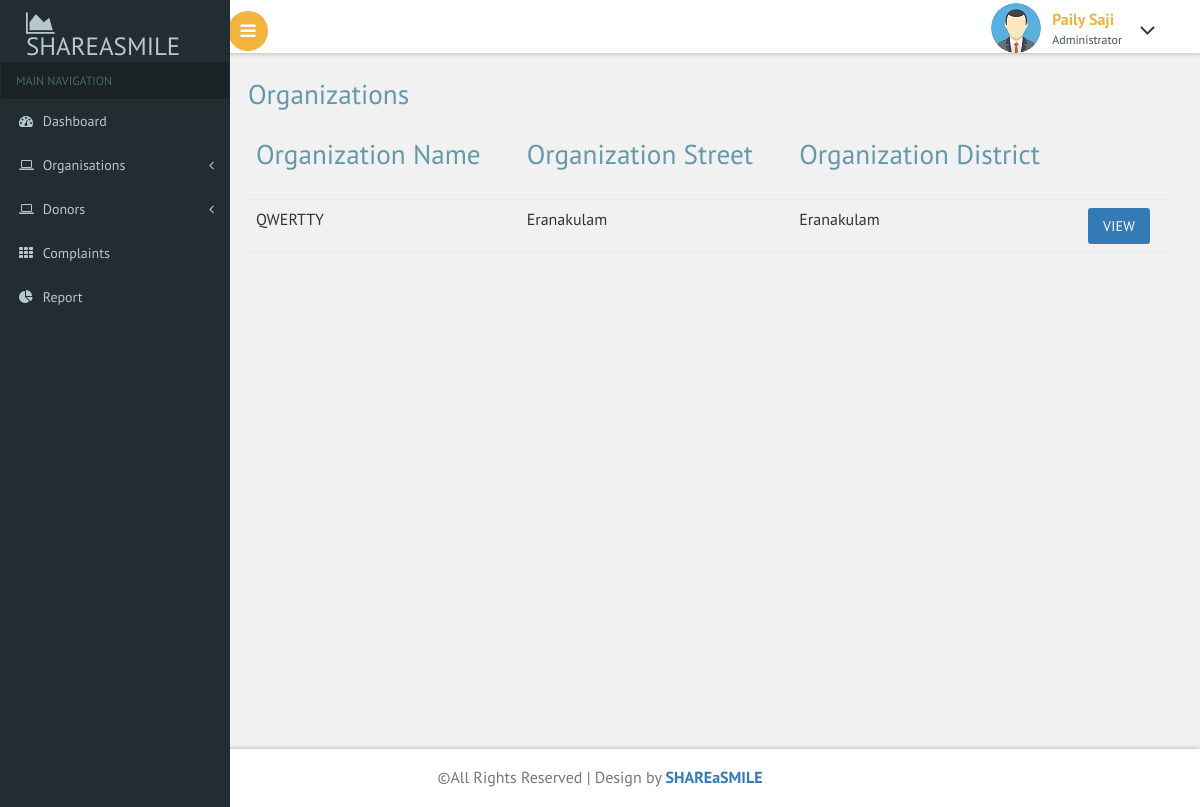
/admin/organizations.php, run on an earlier commit of the app's database.
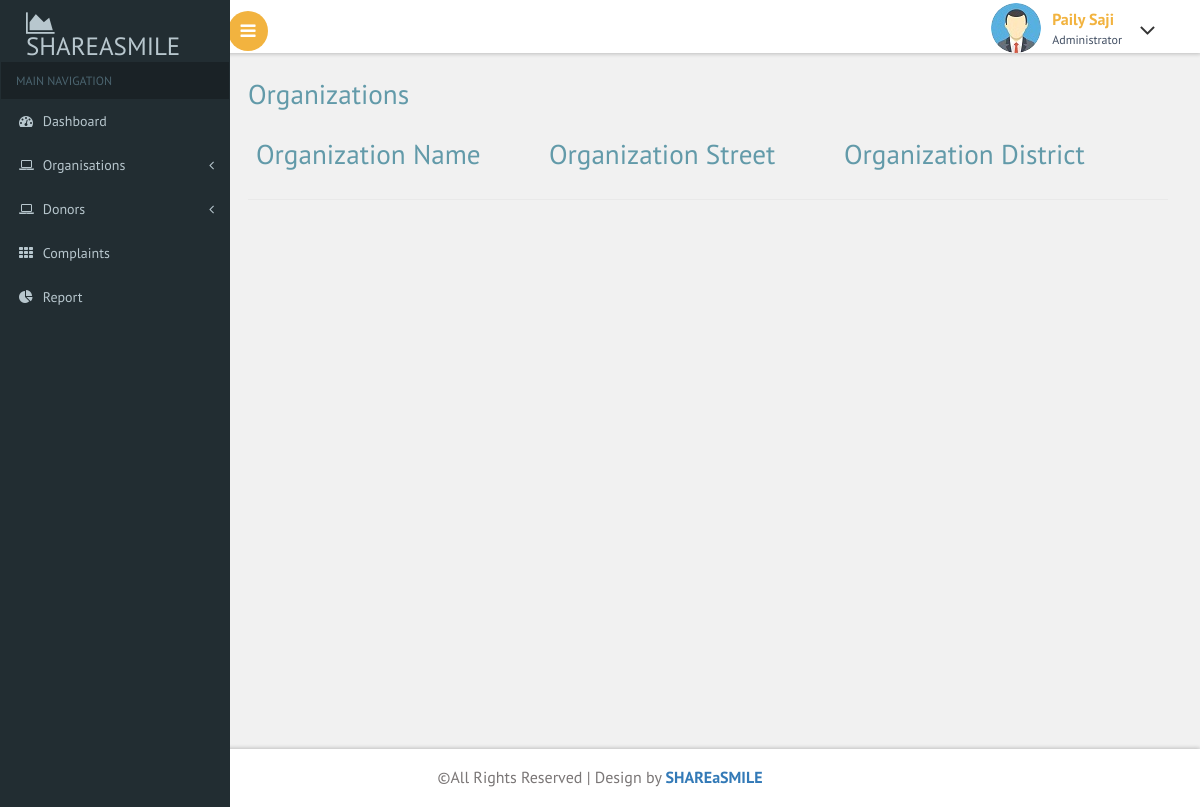
And on a later commit of the database.
### tables this page shows
CREATE TABLE `registration_organisation` (
  `full_name` varchar(100) NOT NULL,
  `email` varchar(100) NOT NULL,
  `phone` varchar(20) NOT NULL,
  `street` varchar(100) NOT NULL,
  `district` varchar(100) NOT NULL,
  `pincode` varchar(10) NOT NULL,
  `organisation_id` int(11) NOT NULL,
  `organisation_name` varchar(100) NOT NULL,
  `organisation_email` varchar(100) NOT NULL,
  `organisation_phone` varchar(20) NOT NULL,
  `organisation_street` varchar(100) NOT NULL,
  `organistion_district` varchar(100) NOT NULL,
  `organisation_pincode` varchar(10) NOT NULL,
  `organisation_licence_number` varchar(50) NOT NULL,
  `organisation_licence_file` varchar(200) NOT NULL,
  `verify_status` int(11) NOT NULL
);

### admin/organizations.php (the view)
<?php
include("header.php");
?>
			<div id="page-wrapper">
			<div class="main-page"><h2 class="title1">Organizations</h2>
				<table class="table table-hover">
					<thead>
					<th>
					<h2 class="title1">Organization Name</he>
					</th>
					<th>
					<h2 class="title1">Organization Street</h2>
					</th>
					<th>
					<h2 class="title1">organization District</h2>
					</th>
					<th></th>
                  </thead>
				<tbody>
				<?php
				require("connect.php");
				$sql="SELECT * FROM registration_organisation WHERE verify_status=0";
				$res=mysqli_query($conn,$sql);
				if(mysqli_num_rows($res)>0){
					while($row=mysqli_fetch_assoc($res)){
						?>
						<tr>
							<td>
								<?php echo $row['organisation_name'] ?>
							</td>
							<td>
								<?php echo $row['organisation_street'] ?>
							</td>
							<td>
								<?php echo $row['organistion_district'] ?>
							</td>
							<td><a class="btn btn-primary" href="showdeatils.php?email=<?php echo $row['organisation_email']?>">View</a> </td>
						</tr>
						<?php
					}
				}
				?>
				</tbody>
			</table>
			</div>
		</div>
  <?php
  include("footer.php");
  ?>

What changed in the data, as far as the page shows it:
no longer on this page (row edited): registration_organisation: organisation_name "QWERTTY", organisation_street "Eranakulam", organistion_district "Eranakulam"
